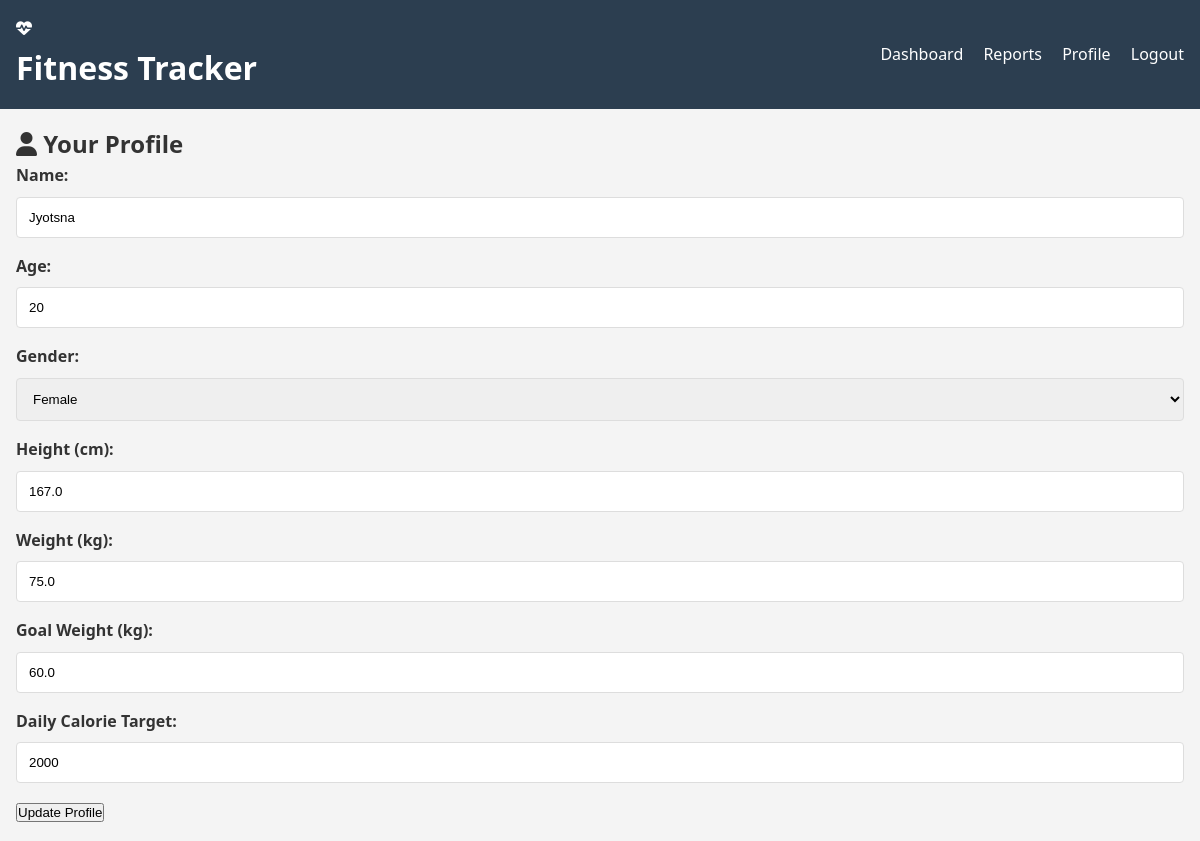
Screenshot of /profile (signed in) with the database file from the repository.
### tables this page shows
CREATE TABLE users
                 (id INTEGER PRIMARY KEY AUTOINCREMENT,
                  username TEXT UNIQUE NOT NULL,
                  password TEXT NOT NULL,
                  name TEXT,
                  age INTEGER,
                  gender TEXT,
                  height REAL,
                  weight REAL,
                  goal_weight REAL,
                  daily_calorie_target INTEGER);

### app.py (the view)
@app.route('/profile')
def profile():
    if 'user_id' not in session:
        return redirect(url_for('login'))
    user_id = session['user_id']
    conn = get_db_connection()
    user = conn.execute('SELECT * FROM users WHERE id = ?', (user_id,)).fetchone()
    conn.close()
    return render_template('profile.html', user=user)

### app.py (called while the page is built)
def get_db_connection():
    conn = sqlite3.connect('fitness.db')
    conn.row_factory = sqlite3.Row
    return conn

### templates/profile.html (shortened to what this page needs)
<!DOCTYPE html>
<html lang="en">
<head>
    <link rel="stylesheet" href="{{ url_for('static', filename='style.css') }}">
    <link rel="stylesheet" href="https://cdnjs.cloudflare.com/ajax/libs/font-awesome/6.4.0/css/all.min.css">
</head>
<body>
    <header>
        <div class="app-title">
            <i class="fas fa-heartbeat"></i>
            <h1>Fitness Tracker</h1>
        </div>
        <nav>
            <a href="{{ url_for('index') }}">Dashboard</a>
            <a href="{{ url_for('reports') }}">Reports</a>
            <a href="{{ url_for('profile') }}">Profile</a>
            <a href="{{ url_for('logout') }}">Logout</a>
        </nav>
    </header>
    <div class="container">
        <div class="card">
            <div class="card-header">
                <h2 class="card-title"><i class="fas fa-user"></i> Your Profile</h2>
            </div>
            <form action="{{ url_for('update_profile') }}" method="POST">
                <div class="form-row">
                    <div class="form-group">
                        <label for="name">Name:</label>
                        <input type="text" id="name" name="name" class="form-control" value="{{ user.name }}" required>
                    </div>
                    <div class="form-group">
                        <label for="age">Age:</label>
                        <input type="number" id="age" name="age" class="form-control" value="{{ user.age or '' }}">
                    </div>
                </div>
                <div class="form-row">
                    <div class="form-group">
                        <label for="gender">Gender:</label>
                        <select id="gender" name="gender" class="form-control">
                            <option value="Female" {% if user.gender == 'Female' %}selected{% endif %}>Female</option>
                        </select>
                    </div>
                    <div class="form-group">
                        <label for="height">Height (cm):</label>
                        <input type="number" step="0.1" id="height" name="height" class="form-control" value="{{ user.height or '' }}">
                    </div>
                </div>
                <div class="form-row">
                    <div class="form-group">
                        <label for="weight">Weight (kg):</label>
                        <input type="number" step="0.1" id="weight" name="weight" class="form-control" value="{{ user.weight or '' }}">
                    </div>
                    <div class="form-group">
                        <label for="goal_weight">Goal Weight (kg):</label>
                        <input type="number" step="0.1" id="goal_weight" name="goal_weight" class="form-control" value="{{ user.goal_weight or '' }}">
                    </div>
                </div>
                <div class="form-group">
                    <label for="daily_calorie_target">Daily Calorie Target:</label>
                    <input type="number" id="daily_calorie_target" name="daily_calorie_target" class="form-control" value="{{ user.daily_calorie_target or 2000 }}">
                </div>
                <button type="submit" class="submit-btn">Update Profile</button>
            </form>
        </div>
    </div>
</body>
</html>

### static/style.css (style rules this page uses)
* { margin: 0; padding: 0; box-sizing: border-box; }
body { font-family: 'Segoe UI', Tahoma, Geneva, Verdana, sans-serif; line-height: 1.6; color: #333; background-color: #f4f4f4; }
header { background-color: #2c3e50; color: white; padding: 1rem; display: flex; justify-content: space-between; align-items: center; }
header h1 { margin: 0; }
nav a { color: white; text-decoration: none; margin-left: 1rem; }
.container { max-width: 1200px; margin: 0 auto; padding: 1rem; }
.form-group { margin-bottom: 1rem; }
.form-group label { display: block; margin-bottom: 0.5rem; font-weight: bold; }
.form-group input, .form-group select { width: 100%; padding: 0.75rem; border: 1px solid #ddd; border-radius: 4px; }

### rows the page displays
users: name "Jyotsna", age "20", gender "Female", height "167.0", weight "75.0", goal_weight "60.0", daily_calorie_target "2000"
